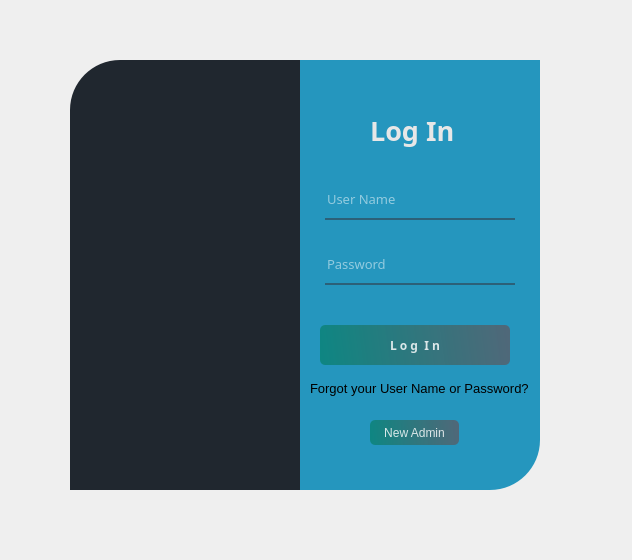
<?xml version="1.0" encoding="UTF-8"?>
<ui version="4.0">
 <class>MainWindow</class>
 <widget class="QMainWindow" name="MainWindow">
  <property name="geometry">
   <rect>
    <x>0</x>
    <y>0</y>
    <width>632</width>
    <height>560</height>
   </rect>
  </property>
  <property name="windowTitle">
   <string>MainWindow</string>
  </property>
  <widget class="QWidget" name="centralwidget">
   <widget class="QWidget" name="widget" native="true">
    <property name="geometry">
     <rect>
      <x>30</x>
      <y>30</y>
      <width>550</width>
      <height>500</height>
     </rect>
    </property>
    <widget class="QLabel" name="label">
     <property name="geometry">
      <rect>
       <x>40</x>
       <y>30</y>
       <width>241</width>
       <height>430</height>
      </rect>
     </property>
     <property name="styleSheet">
      <string notr="true">image: url(:/images/resources/logo_negro.png);
background-color: rgb(32,39,47);
border-top-left-radius: 50px;</string>
     </property>
     <property name="text">
      <string/>
     </property>
    </widget>
    <widget class="QLabel" name="label_2">
     <property name="geometry">
      <rect>
       <x>270</x>
       <y>30</y>
       <width>240</width>
       <height>430</height>
      </rect>
     </property>
     <property name="styleSheet">
      <string notr="true">background-color: rgb(37, 150, 190);
border-bottom-right-radius: 50px;</string>
     </property>
     <property name="text">
      <string/>
     </property>
    </widget>
    <widget class="QLabel" name="label_3">
     <property name="geometry">
      <rect>
       <x>340</x>
       <y>80</y>
       <width>101</width>
       <height>40</height>
      </rect>
     </property>
     <property name="font">
      <font>
       <family>Sans Serif</family>
       <pointsize>20</pointsize>
       <weight>75</weight>
       <bold>true</bold>
      </font>
     </property>
     <property name="styleSheet">
      <string notr="true">color: rgb(231, 231, 231);</string>
     </property>
     <property name="text">
      <string>Log In</string>
     </property>
    </widget>
    <widget class="QLineEdit" name="lineUser">
     <property name="geometry">
      <rect>
       <x>295</x>
       <y>150</y>
       <width>190</width>
       <height>40</height>
      </rect>
     </property>
     <property name="font">
      <font>
       <family>Sans Serif</family>
       <pointsize>10</pointsize>
       <weight>50</weight>
       <bold>false</bold>
      </font>
     </property>
     <property name="styleSheet">
      <string notr="true">background-color: rgba(0, 0, 0,0);
border: none;
border-bottom:2px solid rgba(46, 82, 101, 200);
color: rgb(255, 255, 255);
padding bottom: 7px;</string>
     </property>
     <property name="placeholderText">
      <string>User Name</string>
     </property>
    </widget>
    <widget class="QLineEdit" name="linePassword">
     <property name="geometry">
      <rect>
       <x>295</x>
       <y>215</y>
       <width>190</width>
       <height>40</height>
      </rect>
     </property>
     <property name="font">
      <font>
       <family>Sans Serif</family>
       <pointsize>10</pointsize>
      </font>
     </property>
     <property name="styleSheet">
      <string notr="true">background-color: rgba(0, 0, 0,0);
border: none;
border-bottom:2px solid rgba(46, 82, 101, 200);
color: rgb(255, 255, 255);
padding bottom: 7px;</string>
     </property>
     <property name="text">
      <string/>
     </property>
     <property name="echoMode">
      <enum>QLineEdit::Password</enum>
     </property>
     <property name="placeholderText">
      <string>Password</string>
     </property>
    </widget>
    <widget class="QPushButton" name="pushButton_Login">
     <property name="geometry">
      <rect>
       <x>290</x>
       <y>295</y>
       <width>190</width>
       <height>40</height>
      </rect>
     </property>
     <property name="font">
      <font>
       <family>Sans Serif</family>
       <weight>75</weight>
       <bold>true</bold>
      </font>
     </property>
     <property name="styleSheet">
      <string notr="true">QPushButton#pushButton_Login{
	background-color: qlineargradient(spread:pad, x1:0, y1:0.505682, x2:1, y2:0.477, stop:0 rgba(11, 131, 120, 219), stop:1 rgba(85, 98, 112, 226));
	color:rgba(255, 255, 255, 210);
	border-radius:5px;
}

QPushButton#pushButton_Login:hover{
	background-color: qlineargradient(spread:pad, x1:0, y1:0.505682, x2:1, y2:0.477, stop:0 rgba(150, 123, 111, 219), stop:1 rgba(85, 81, 84, 226));
}

QPushButton#pushButton_Login:pressed{
	padding-left:5px;
	padding-top:5px;
	background-color:rgba(150, 123, 111, 255);
}</string>
     </property>
     <property name="text">
      <string>L o g  I n</string>
     </property>
    </widget>
    <widget class="QLabel" name="label_4">
     <property name="geometry">
      <rect>
       <x>280</x>
       <y>350</y>
       <width>221</width>
       <height>16</height>
      </rect>
     </property>
     <property name="font">
      <font>
       <pointsize>10</pointsize>
      </font>
     </property>
     <property name="text">
      <string>Forgot your User Name or Password?</string>
     </property>
    </widget>
    <widget class="QLabel" name="label_5">
     <property name="geometry">
      <rect>
       <x>280</x>
       <y>380</y>
       <width>221</width>
       <height>16</height>
      </rect>
     </property>
     <property name="font">
      <font>
       <pointsize>10</pointsize>
      </font>
     </property>
     <property name="text">
      <string/>
     </property>
    </widget>
    <widget class="QPushButton" name="pushButton_newAdmin">
     <property name="geometry">
      <rect>
       <x>340</x>
       <y>390</y>
       <width>89</width>
       <height>25</height>
      </rect>
     </property>
     <property name="styleSheet">
      <string notr="true">QPushButton#pushButton_newAdmin{
	background-color: qlineargradient(spread:pad, x1:0, y1:0.505682, x2:1, y2:0.477, stop:0 rgba(11, 131, 120, 219), stop:1 rgba(85, 98, 112, 226));
	color:rgba(255, 255, 255, 210);
	border-radius:5px;
}

QPushButton#pushButton_newAdmin:hover{
	background-color: qlineargradient(spread:pad, x1:0, y1:0.505682, x2:1, y2:0.477, stop:0 rgba(150, 123, 111, 219), stop:1 rgba(85, 81, 84, 226));
}

QPushButton#pushButton_newAdmin:pressed{
	padding-left:5px;
	padding-top:5px;
	background-color:rgba(150, 123, 111, 255);
}</string>
     </property>
     <property name="text">
      <string>New Admin</string>
     </property>
    </widget>
   </widget>
  </widget>
 </widget>
 <resources>
  <include location="res.qrc"/>
 </resources>
 <connections/>
</ui>
